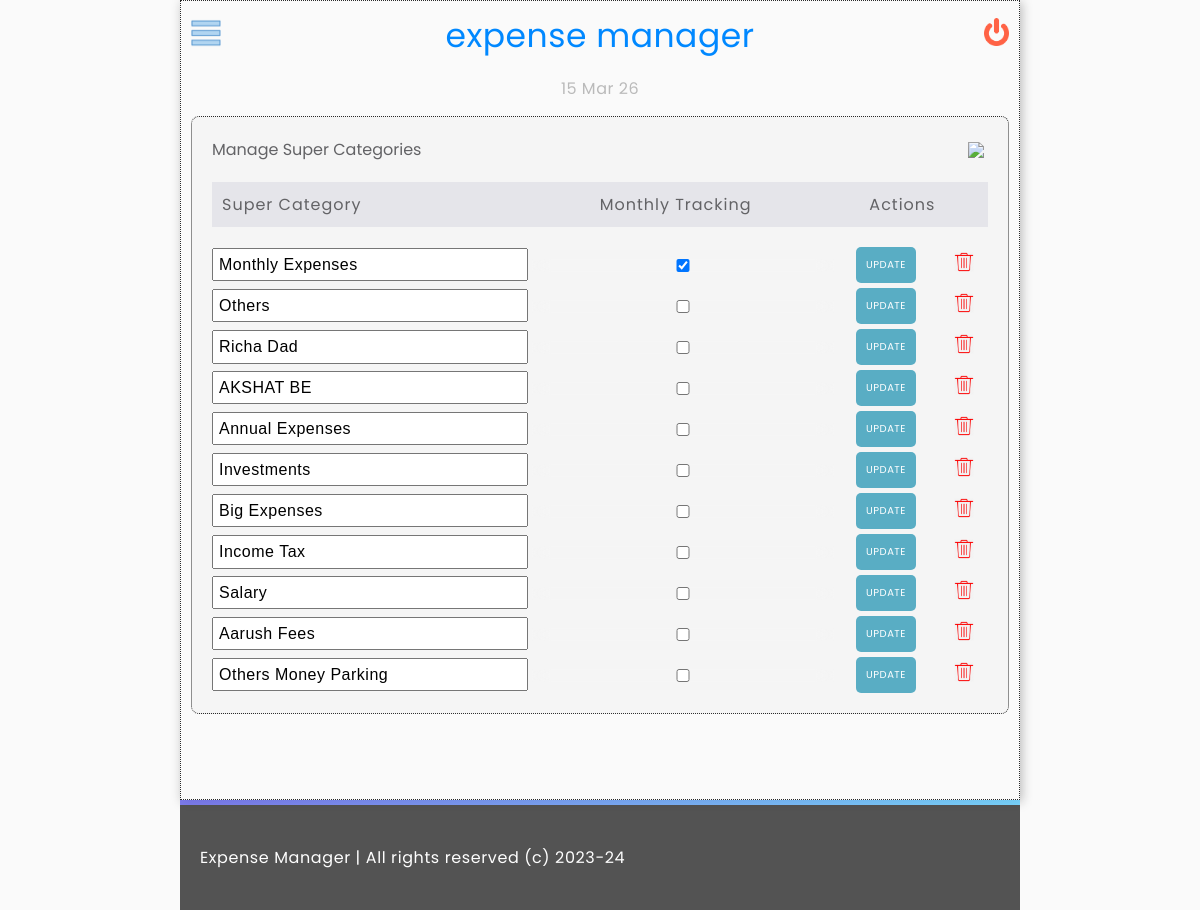
Page /supCatManager.php (signed in) on the committed database.
### tables this page shows
CREATE TABLE `super_category` (
  `super_category_id` int(11) NOT NULL AUTO_INCREMENT,
  `super_category_desc` varchar(128) NOT NULL,
  `monthlyTrack` varchar(10) NOT NULL DEFAULT 'yes',
  `username` varchar(128) NOT NULL,
  PRIMARY KEY (`super_category_id`)
);

### class/categories.php (called while the page is built, shortened)
<?php
class Categories
{
    public function getAllSuperCategories($loginid)
    {
        include('db.php');
        $sql = "SELECT * FROM super_category WHERE username='" . $loginid . "'";
        $result = $conn->query($sql);
        $num_rows = $result->num_rows;
        $data = array();
        if($num_rows > 0)
        {
            for($i=0; $i < $num_rows; $i++)
            {
                $row = $result->fetch_assoc();
                array_push($data, array('super_category_id' => $row['super_category_id'], 'super_category_desc' => $row['super_category_desc'], 'super_category_monthly_track' => $row['monthlyTrack']));
            }
        }
        return $data;
    }
}

### supCatManager.php (the view, shortened to what this page needs)
<?php
include('header.php');
include_once('class/categories.php');
$obj = new categories();
$loginid = $_SESSION['loginid'];
$data = $obj->getAllSuperCategories($loginid);
?>
<div id="s_c_cont">
    <div id ="s_c_hdr">
        <span class="title">Manage Super Categories</span>
        <img src="images/add.svg" width="20px" class="s_c_add" />
    </div>
    <div id="s_c_dat">
        <div id="s_c_dat_hdr">
            <div id="s_c_d_h">Super Category</div>
            <div id="s_c_d_h_m">Monthly Tracking</div>
            <div id="s_c_d_h_a">Actions</div>
        </div>
        <div id="s_c_row_data">
<?php
if(!empty($data))
{
    foreach($data as $dat)
    {
        $mTrackHtm = '';
        if($dat['super_category_monthly_track'] == 'yes')
        {
            $mTrackHtm = "<input type='checkbox' name='monthlyTrack' class='s_c_row2' value='true' checked />";
        }
        else
        {
            $mTrackHtm = "<input type='checkbox' name='monthlyTrack' class='s_c_row2' value='' />";
        }
        $htm = "<div class='s_c_row'><input type='hidden' class='s_c_row0' value='" . $dat['super_category_id'] . "' /><input type='text' class='s_c_row1' value='" . $dat['super_category_desc'] . "' />" . $mTrackHtm . "<div class='s_c_row_actions'><div class='s_c_row_updt'>UPDATE</div><div class='s_c_row_delete'><img src='images/delete.png' width='20px' /></div></div></div>";
        echo $htm;
    }
}
?>
        </div>
    </div>
</div>
<?php
include('footer.php');
?>

### css/master.css (style rules this page uses)
html { font-size: 16px; }
body { font-family: "Poppins", sans-serif; font-weight: 400; font-style: normal; background-color: #FAFAFA; color: rgb(99,99,102); font-style: normal; margin: 0 auto; }
input { display: flex; flex-direction: row; flex-wrap: wrap; justify-content: center; backdrop-filter: blur(8px); }
input::placeholder { color: #999; }
#s_c_cont { border: 1px dotted #2a2a2a; margin: 10px 0px 10px 0px; border-radius: 8px; background: #f5f5f5; padding: 20px; }
#s_c_hdr { display: flex; flex-direction: row; justify-content: space-between; align-items: center; }
#s_c_dat { display: flex; flex-direction: column; margin-top: 20px; }
.s_c_row { display: flex; flex-direction: row; justify-content: space-between; align-items: center; margin-top: 5px; }
.s_c_row1 { width: 40%; line-height: 1.2; padding: 5px; font-size: 16px; font-weight: 100; letter-spacing: 0.5px; }
.s_c_row2 { width: 40%; }
.s_c_row_actions { display: flex; flex-direction: row; justify-content: space-around; align-items: center; width: 20%; }
.s_c_row_updt { margin: 0px 5px 0px 5px; cursor: pointer; background: rgb(89,173,196); color: #fff; padding: 10px; font-size: 10px; border-radius: 5px; letter-spacing: 0.5px; }
.s_c_row_delete { margin: 0px 0px 0px 5px; cursor: pointer; }
#s_c_dat_hdr { display: flex; flex-direction: row; justify-content: space-between; align-items: center; padding: 10px; color: rgb(99,99,102); font-size: 16px; letter-spacing: 1px; background: rgb(229,229,234); -webkit-appearance: none; }
#s_c_d_h { width: 40%; text-align: left; }
#s_c_d_h_m { text-align: center; width: 40%; }
#s_c_d_h_a { width: 20%; text-align: center; }
#s_c_row_data { margin-top: 15px; }

### rows in the picture
super_category: super_category_desc "Monthly Expenses"
super_category: super_category_desc "Others"
super_category: super_category_desc "Richa Dad"
super_category: super_category_desc "AKSHAT BE"
super_category: super_category_desc "Annual Expenses"
super_category: super_category_desc "Investments"
super_category: super_category_desc "Big Expenses"
super_category: super_category_desc "Income Tax"
super_category: super_category_desc "Salary"
super_category: super_category_desc "Aarush Fees"
super_category: super_category_desc "Others Money Parking"
